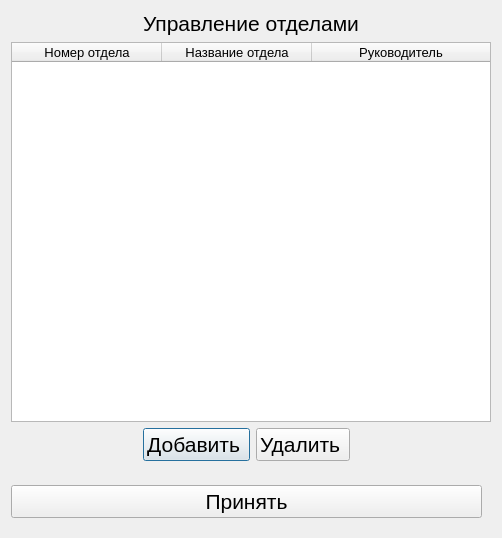
<?xml version="1.0" encoding="UTF-8"?>
<ui version="4.0">
 <class>ManageDiv</class>
 <widget class="QDialog" name="ManageDiv">
  <property name="geometry">
   <rect>
    <x>0</x>
    <y>0</y>
    <width>502</width>
    <height>538</height>
   </rect>
  </property>
  <property name="windowTitle">
   <string>Dialog</string>
  </property>
  <layout class="QGridLayout" name="gridLayout">
   <item row="1" column="2">
    <widget class="QTableWidget" name="TableOfDiv">
     <property name="font">
      <font>
       <family>MS Shell Dlg 2</family>
       <pointsize>10</pointsize>
      </font>
     </property>
     <property name="editTriggers">
      <set>QAbstractItemView::NoEditTriggers</set>
     </property>
     <property name="selectionMode">
      <enum>QAbstractItemView::SingleSelection</enum>
     </property>
     <property name="selectionBehavior">
      <enum>QAbstractItemView::SelectRows</enum>
     </property>
     <attribute name="horizontalHeaderCascadingSectionResizes">
      <bool>false</bool>
     </attribute>
     <attribute name="horizontalHeaderMinimumSectionSize">
      <number>35</number>
     </attribute>
     <attribute name="horizontalHeaderDefaultSectionSize">
      <number>150</number>
     </attribute>
     <attribute name="horizontalHeaderShowSortIndicator" stdset="0">
      <bool>false</bool>
     </attribute>
     <attribute name="horizontalHeaderStretchLastSection">
      <bool>true</bool>
     </attribute>
     <column>
      <property name="text">
       <string>Номер отдела</string>
      </property>
     </column>
     <column>
      <property name="text">
       <string>Название отдела</string>
      </property>
     </column>
     <column>
      <property name="text">
       <string>Руководитель</string>
      </property>
     </column>
    </widget>
   </item>
   <item row="2" column="2">
    <layout class="QGridLayout" name="gridLayout_2">
     <property name="rightMargin">
      <number>9</number>
     </property>
     <property name="bottomMargin">
      <number>9</number>
     </property>
     <property name="verticalSpacing">
      <number>9</number>
     </property>
     <item row="1" column="0">
      <spacer name="horizontalSpacer">
       <property name="orientation">
        <enum>Qt::Horizontal</enum>
       </property>
       <property name="sizeHint" stdset="0">
        <size>
         <width>40</width>
         <height>20</height>
        </size>
       </property>
      </spacer>
     </item>
     <item row="1" column="1">
      <widget class="QPushButton" name="adddiv">
       <property name="font">
        <font>
         <pointsize>16</pointsize>
        </font>
       </property>
       <property name="text">
        <string>Добавить </string>
       </property>
      </widget>
     </item>
     <item row="1" column="3">
      <spacer name="horizontalSpacer_3">
       <property name="orientation">
        <enum>Qt::Horizontal</enum>
       </property>
       <property name="sizeHint" stdset="0">
        <size>
         <width>40</width>
         <height>20</height>
        </size>
       </property>
      </spacer>
     </item>
     <item row="1" column="2">
      <widget class="QPushButton" name="deletediv">
       <property name="font">
        <font>
         <pointsize>16</pointsize>
        </font>
       </property>
       <property name="text">
        <string>Удалить </string>
       </property>
      </widget>
     </item>
    </layout>
   </item>
   <item row="4" column="2">
    <layout class="QHBoxLayout" name="horizontalLayout">
     <property name="topMargin">
      <number>9</number>
     </property>
     <property name="rightMargin">
      <number>9</number>
     </property>
     <property name="bottomMargin">
      <number>9</number>
     </property>
     <item>
      <widget class="QPushButton" name="accept">
       <property name="font">
        <font>
         <pointsize>16</pointsize>
        </font>
       </property>
       <property name="text">
        <string>Принять</string>
       </property>
      </widget>
     </item>
    </layout>
   </item>
   <item row="0" column="2">
    <widget class="QLabel" name="label">
     <property name="font">
      <font>
       <pointsize>16</pointsize>
      </font>
     </property>
     <property name="text">
      <string>Управление отделами</string>
     </property>
     <property name="alignment">
      <set>Qt::AlignCenter</set>
     </property>
    </widget>
   </item>
  </layout>
 </widget>
 <resources/>
 <connections>
  <connection>
   <sender>accept</sender>
   <signal>clicked()</signal>
   <receiver>ManageDiv</receiver>
   <slot>accept()</slot>
   <hints>
    <hint type="sourcelabel">
     <x>324</x>
     <y>503</y>
    </hint>
    <hint type="destinationlabel">
     <x>250</x>
     <y>268</y>
    </hint>
   </hints>
  </connection>
 </connections>
</ui>
